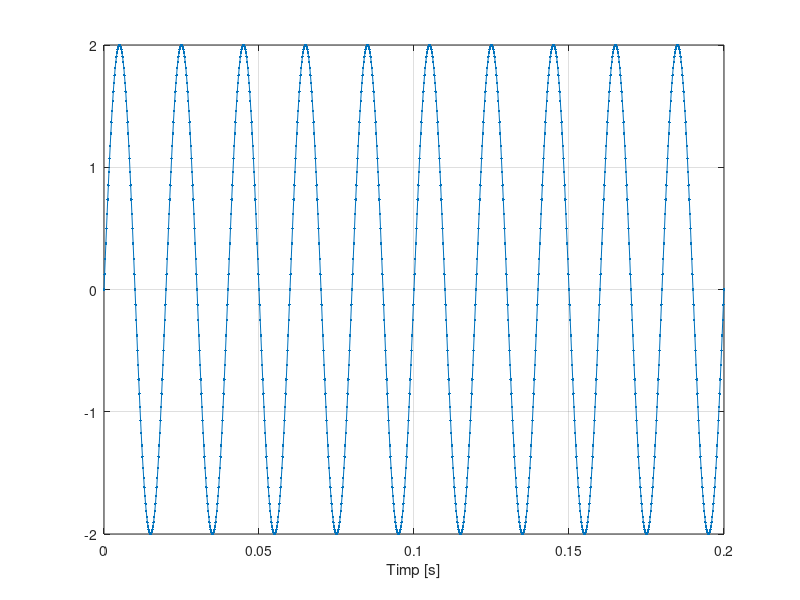

Reproduce this figure in MATLAB.
F = 50;
t = 0:0.0002:0.2;
s = 2*sin(2*pi*F*t);
plot(t,s,'.-'),xlabel('Timp [s]'),grid

%schimbarea pasului de la .001 la .0002 creste precizia(rezolutia) graficului prin
%adaugarea mai multor valori in care s este calculat s. din acelasi motiv apar mai
%multe puncte pe grafic